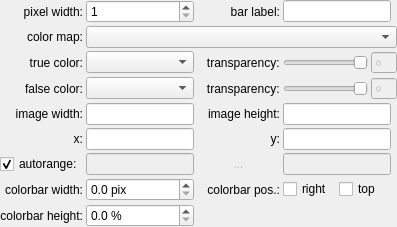
            <widget class="QWidget" name="widImage" native="true">
             <layout class="QGridLayout" name="gridLayout_3" rowminimumheight="0,0,0,0,0,0,0,0,0">
              <property name="margin">
               <number>0</number>
              </property>
              <property name="spacing">
               <number>3</number>
              </property>
              <item row="6" column="1">
               <widget class="QFDoubleEdit" name="edtImageMin">
                <property name="enabled">
                 <bool>false</bool>
                </property>
               </widget>
              </item>
              <item row="3" column="1">
               <widget class="ColorComboBox" name="cmbImageFalseColor">
                <property name="sizePolicy">
                 <sizepolicy hsizetype="MinimumExpanding" vsizetype="Fixed">
                  <horstretch>0</horstretch>
                  <verstretch>0</verstretch>
                 </sizepolicy>
                </property>
                <property name="minimumSize">
                 <size>
                  <width>80</width>
                  <height>0</height>
                 </size>
                </property>
               </widget>
              </item>
              <item row="4" column="1">
               <widget class="QFDoubleEdit" name="edtImageWidth">
                <property name="sizePolicy">
                 <sizepolicy hsizetype="MinimumExpanding" vsizetype="Fixed">
                  <horstretch>0</horstretch>
                  <verstretch>0</verstretch>
                 </sizepolicy>
                </property>
               </widget>
              </item>
              <item row="6" column="2">
               <widget class="QLabel" name="label_46">
                <property name="enabled">
                 <bool>false</bool>
                </property>
                <property name="text">
                 <string>&lt;center&gt;...&lt;/center&gt;</string>
                </property>
                <property name="alignment">
                 <set>Qt::AlignRight|Qt::AlignTrailing|Qt::AlignVCenter</set>
                </property>
               </widget>
              </item>
              <item row="0" column="0">
               <widget class="QLabel" name="label_40">
                <property name="text">
                 <string>pixel width:</string>
                </property>
                <property name="alignment">
                 <set>Qt::AlignRight|Qt::AlignTrailing|Qt::AlignVCenter</set>
                </property>
               </widget>
              </item>
              <item row="4" column="3">
               <widget class="QFDoubleEdit" name="edtImageHeight">
                <property name="sizePolicy">
                 <sizepolicy hsizetype="MinimumExpanding" vsizetype="Fixed">
                  <horstretch>0</horstretch>
                  <verstretch>0</verstretch>
                 </sizepolicy>
                </property>
               </widget>
              </item>
              <item row="3" column="2">
               <widget class="QLabel" name="label_32">
                <property name="text">
                 <string>   transparency:</string>
                </property>
               </widget>
              </item>
              <item row="4" column="2">
               <widget class="QLabel" name="label_42">
                <property name="text">
                 <string>image height:</string>
                </property>
                <property name="alignment">
                 <set>Qt::AlignRight|Qt::AlignTrailing|Qt::AlignVCenter</set>
                </property>
               </widget>
              </item>
              <item row="6" column="3">
               <widget class="QFDoubleEdit" name="edtImageMax">
                <property name="enabled">
                 <bool>false</bool>
                </property>
               </widget>
              </item>
              <item row="2" column="1">
               <widget class="ColorComboBox" name="cmbImageTrueColor">
                <property name="sizePolicy">
                 <sizepolicy hsizetype="MinimumExpanding" vsizetype="Fixed">
                  <horstretch>0</horstretch>
                  <verstretch>0</verstretch>
                 </sizepolicy>
                </property>
                <property name="minimumSize">
                 <size>
                  <width>80</width>
                  <height>0</height>
                 </size>
                </property>
               </widget>
              </item>
              <item row="2" column="2">
               <widget class="QLabel" name="label_49">
                <property name="text">
                 <string>   transparency:</string>
                </property>
               </widget>
              </item>
              <item row="3" column="3" colspan="3">
               <layout class="QHBoxLayout" name="horizontalLayout_11">
                <item>
                 <widget class="QSlider" name="sliderImageFalseColor">
                  <property name="sizePolicy">
                   <sizepolicy hsizetype="MinimumExpanding" vsizetype="Fixed">
                    <horstretch>0</horstretch>
                    <verstretch>0</verstretch>
                   </sizepolicy>
                  </property>
                  <property name="minimumSize">
                   <size>
                    <width>32</width>
                    <height>0</height>
                   </size>
                  </property>
                  <property name="maximum">
                   <number>255</number>
                  </property>
                  <property name="singleStep">
                   <number>5</number>
                  </property>
                  <property name="pageStep">
                   <number>50</number>
                  </property>
                  <property name="orientation">
                   <enum>Qt::Horizontal</enum>
                  </property>
                  <property name="invertedAppearance">
                   <bool>true</bool>
                  </property>
                  <property name="invertedControls">
                   <bool>false</bool>
                  </property>
                  <property name="tickPosition">
                   <enum>QSlider::NoTicks</enum>
                  </property>
                  <property name="tickInterval">
                   <number>50</number>
                  </property>
                 </widget>
                </item>
                <item>
                 <widget class="QSpinBox" name="spinBox_6">
                  <property name="enabled">
                   <bool>false</bool>
                  </property>
                  <property name="font">
                   <font>
                    <pointsize>7</pointsize>
                   </font>
                  </property>
                  <property name="buttonSymbols">
                   <enum>QAbstractSpinBox::NoButtons</enum>
                  </property>
                  <property name="maximum">
                   <number>255</number>
                  </property>
                 </widget>
                </item>
               </layout>
              </item>
              <item row="3" column="0">
               <widget class="QLabel" name="label_48">
                <property name="text">
                 <string>false color:</string>
                </property>
                <property name="alignment">
                 <set>Qt::AlignRight|Qt::AlignTrailing|Qt::AlignVCenter</set>
                </property>
               </widget>
              </item>
              <item row="2" column="0">
               <widget class="QLabel" name="label_47">
                <property name="text">
                 <string>true color:</string>
                </property>
                <property name="alignment">
                 <set>Qt::AlignRight|Qt::AlignTrailing|Qt::AlignVCenter</set>
                </property>
               </widget>
              </item>
              <item row="0" column="1">
               <widget class="QSpinBox" name="spinImageWidth">
                <property name="sizePolicy">
                 <sizepolicy hsizetype="MinimumExpanding" vsizetype="Fixed">
                  <horstretch>0</horstretch>
                  <verstretch>0</verstretch>
                 </sizepolicy>
                </property>
                <property name="minimum">
                 <number>1</number>
                </property>
                <property name="maximum">
                 <number>10000</number>
                </property>
               </widget>
              </item>
              <item row="1" column="0">
               <widget class="QLabel" name="label_39">
                <property name="text">
                 <string>color map:</string>
                </property>
                <property name="alignment">
                 <set>Qt::AlignRight|Qt::AlignTrailing|Qt::AlignVCenter</set>
                </property>
               </widget>
              </item>
              <item row="2" column="3" colspan="3">
               <layout class="QHBoxLayout" name="horizontalLayout_10">
                <item>
                 <widget class="QSlider" name="sliderImageTrueColor">
                  <property name="sizePolicy">
                   <sizepolicy hsizetype="MinimumExpanding" vsizetype="Fixed">
                    <horstretch>0</horstretch>
                    <verstretch>0</verstretch>
                   </sizepolicy>
                  </property>
                  <property name="minimumSize">
                   <size>
                    <width>32</width>
                    <height>0</height>
                   </size>
                  </property>
                  <property name="maximum">
                   <number>255</number>
                  </property>
                  <property name="singleStep">
                   <number>5</number>
                  </property>
                  <property name="pageStep">
                   <number>50</number>
                  </property>
                  <property name="orientation">
                   <enum>Qt::Horizontal</enum>
                  </property>
                  <property name="invertedAppearance">
                   <bool>true</bool>
                  </property>
                  <property name="invertedControls">
                   <bool>false</bool>
                  </property>
                  <property name="tickPosition">
                   <enum>QSlider::NoTicks</enum>
                  </property>
                  <property name="tickInterval">
                   <number>50</number>
                  </property>
                 </widget>
                </item>
                <item>
                 <widget class="QSpinBox" name="spinBox_5">
                  <property name="enabled">
                   <bool>false</bool>
                  </property>
                  <property name="font">
                   <font>
                    <pointsize>7</pointsize>
                   </font>
                  </property>
                  <property name="buttonSymbols">
                   <enum>QAbstractSpinBox::NoButtons</enum>
                  </property>
                  <property name="maximum">
                   <number>255</number>
                  </property>
                 </widget>
                </item>
               </layout>
              </item>
              <item row="1" column="1" colspan="5">
               <widget class="JKQTPMathImageColorPalette" name="cmbColormap">
                <property name="sizePolicy">
                 <sizepolicy hsizetype="MinimumExpanding" vsizetype="Fixed">
                  <horstretch>0</horstretch>
                  <verstretch>0</verstretch>
                 </sizepolicy>
                </property>
                <property name="minimumSize">
                 <size>
                  <width>80</width>
                  <height>0</height>
                 </size>
                </property>
               </widget>
              </item>
              <item row="5" column="0">
               <widget class="QLabel" name="label_43">
                <property name="text">
                 <string>x:</string>
                </property>
                <property name="alignment">
                 <set>Qt::AlignRight|Qt::AlignTrailing|Qt::AlignVCenter</set>
                </property>
               </widget>
              </item>
              <item row="5" column="1">
               <widget class="QFDoubleEdit" name="edtImageX">
                <property name="sizePolicy">
                 <sizepolicy hsizetype="MinimumExpanding" vsizetype="Fixed">
                  <horstretch>0</horstretch>
                  <verstretch>0</verstretch>
                 </sizepolicy>
                </property>
               </widget>
              </item>
              <item row="5" column="2">
               <widget class="QLabel" name="label_44">
                <property name="text">
                 <string>y:</string>
                </property>
                <property name="alignment">
                 <set>Qt::AlignRight|Qt::AlignTrailing|Qt::AlignVCenter</set>
                </property>
               </widget>
              </item>
              <item row="5" column="3">
               <widget class="QFDoubleEdit" name="edtImageY">
                <property name="sizePolicy">
                 <sizepolicy hsizetype="MinimumExpanding" vsizetype="Fixed">
                  <horstretch>0</horstretch>
                  <verstretch>0</verstretch>
                 </sizepolicy>
                </property>
               </widget>
              </item>
              <item row="6" column="0">
               <widget class="QCheckBox" name="chkImageAutorange">
                <property name="text">
                 <string>autorange:</string>
                </property>
                <property name="checked">
                 <bool>true</bool>
                </property>
               </widget>
              </item>
              <item row="0" column="2">
               <widget class="QLabel" name="label_41">
                <property name="text">
                 <string>bar label:</string>
                </property>
                <property name="alignment">
                 <set>Qt::AlignRight|Qt::AlignTrailing|Qt::AlignVCenter</set>
                </property>
               </widget>
              </item>
              <item row="4" column="0">
               <widget class="QLabel" name="label_45">
                <property name="text">
                 <string>image width:</string>
                </property>
                <property name="alignment">
                 <set>Qt::AlignRight|Qt::AlignTrailing|Qt::AlignVCenter</set>
                </property>
               </widget>
              </item>
              <item row="0" column="3">
               <widget class="QLineEdit" name="edtColorbarLabel">
                <property name="sizePolicy">
                 <sizepolicy hsizetype="MinimumExpanding" vsizetype="Fixed">
                  <horstretch>0</horstretch>
                  <verstretch>0</verstretch>
                 </sizepolicy>
                </property>
               </widget>
              </item>
              <item row="7" column="0">
               <widget class="QLabel" name="label_50">
                <property name="text">
                 <string>colorbar width:</string>
                </property>
                <property name="alignment">
                 <set>Qt::AlignRight|Qt::AlignTrailing|Qt::AlignVCenter</set>
                </property>
               </widget>
              </item>
              <item row="7" column="1">
               <widget class="QDoubleSpinBox" name="spinColorbarWidth">
                <property name="sizePolicy">
                 <sizepolicy hsizetype="MinimumExpanding" vsizetype="Fixed">
                  <horstretch>0</horstretch>
                  <verstretch>0</verstretch>
                 </sizepolicy>
                </property>
                <property name="suffix">
                 <string> pix</string>
                </property>
                <property name="decimals">
                 <number>1</number>
                </property>
                <property name="maximum">
                 <double>100000.000000000000000</double>
                </property>
               </widget>
              </item>
              <item row="7" column="2">
               <widget class="QLabel" name="label_51">
                <property name="text">
                 <string>colorbar pos.:</string>
                </property>
                <property name="alignment">
                 <set>Qt::AlignRight|Qt::AlignTrailing|Qt::AlignVCenter</set>
                </property>
               </widget>
              </item>
              <item row="7" column="3">
               <layout class="QHBoxLayout" name="horizontalLayout_13">
                <item>
                 <widget class="QCheckBox" name="chkImageColorbarRight">
                  <property name="text">
                   <string>right</string>
                  </property>
                 </widget>
                </item>
                <item>
                 <widget class="QCheckBox" name="chkImageColorbarTop">
                  <property name="text">
                   <string>top</string>
                  </property>
                 </widget>
                </item>
               </layout>
              </item>
              <item row="8" column="0">
               <widget class="QLabel" name="label_52">
                <property name="text">
                 <string>colorbar height:</string>
                </property>
                <property name="alignment">
                 <set>Qt::AlignRight|Qt::AlignTrailing|Qt::AlignVCenter</set>
                </property>
               </widget>
              </item>
              <item row="8" column="1">
               <widget class="QDoubleSpinBox" name="spinColorbarHeight">
                <property name="sizePolicy">
                 <sizepolicy hsizetype="MinimumExpanding" vsizetype="Fixed">
                  <horstretch>0</horstretch>
                  <verstretch>0</verstretch>
                 </sizepolicy>
                </property>
                <property name="suffix">
                 <string> %</string>
                </property>
                <property name="decimals">
                 <number>1</number>
                </property>
                <property name="maximum">
                 <double>100.000000000000000</double>
                </property>
               </widget>
              </item>
             </layout>
            </widget>
